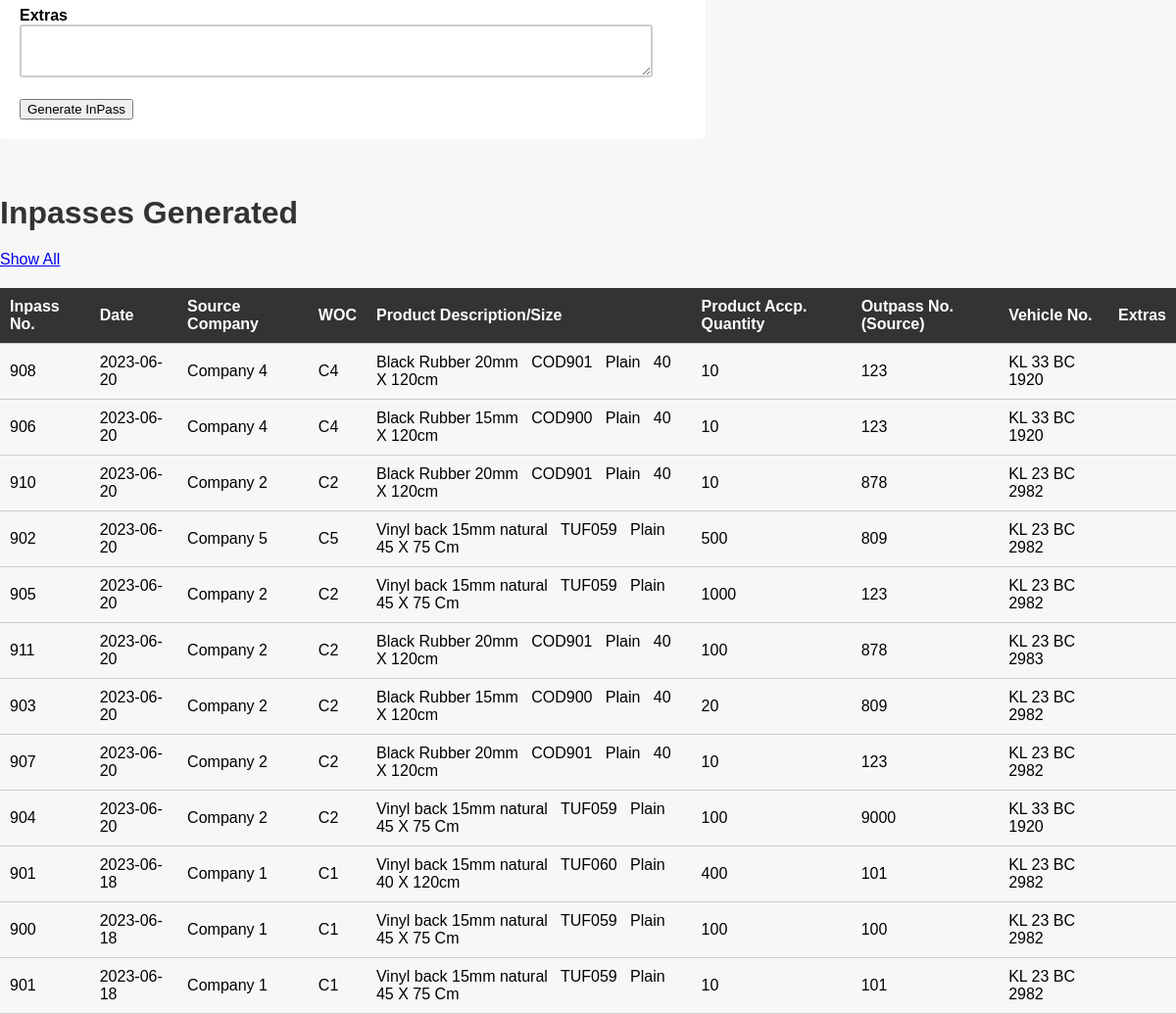
The page /inpass.php (lower part) on the database as committed earlier.
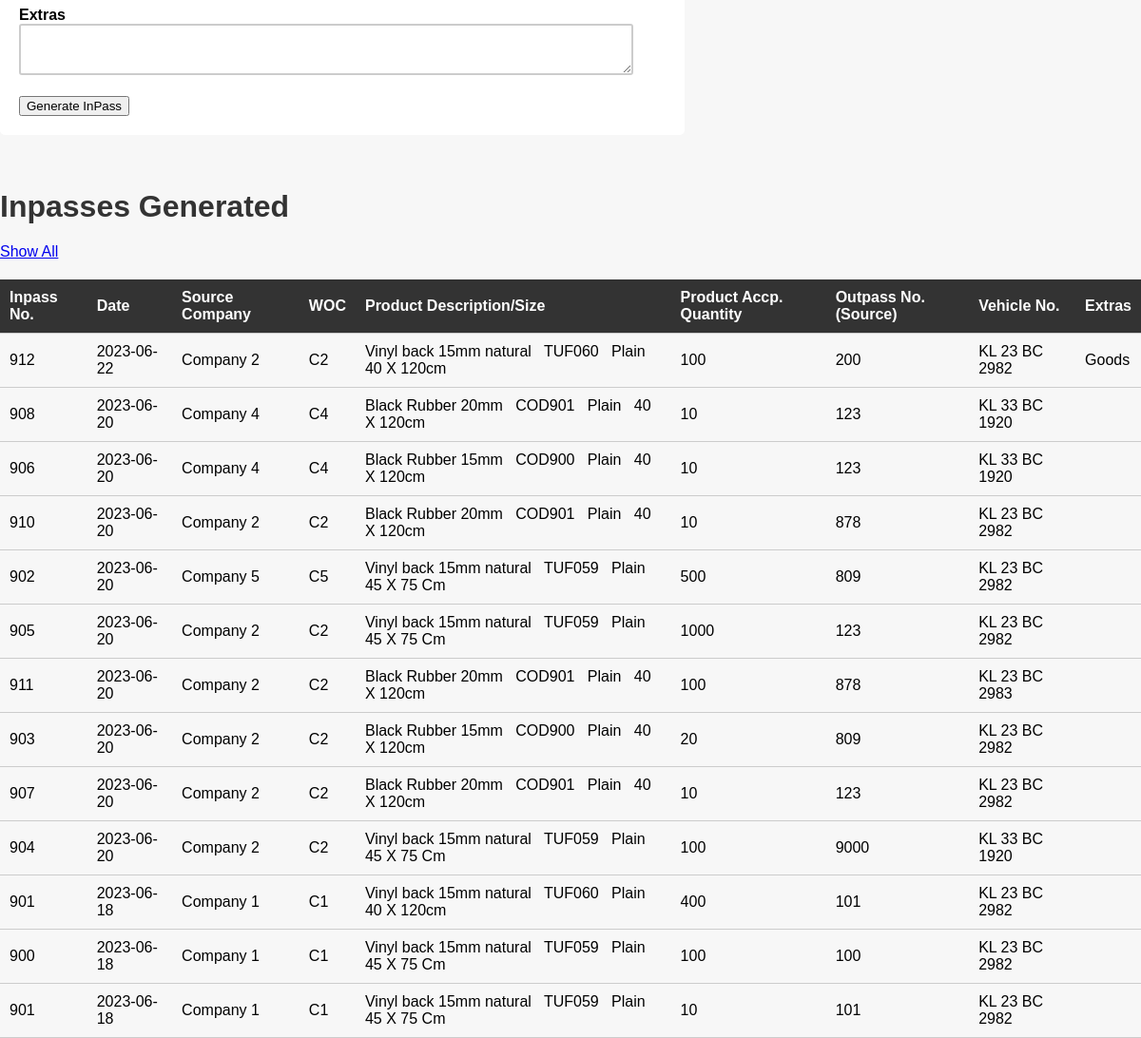
The same page on the database as committed later.
### tables this page shows
CREATE TABLE IF NOT EXISTS `inpass` (
  `no` int NOT NULL AUTO_INCREMENT,
  `date` date NOT NULL,
  `source` varchar(125) NOT NULL,
  `woc` varchar(125) NOT NULL,
  `op` int NOT NULL,
  `vehicleno` varchar(50) NOT NULL,
  `extras` varchar(125) NOT NULL,
  `type` varchar(10) NOT NULL DEFAULT 'inpass',
  PRIMARY KEY (`no`)
);

CREATE TABLE IF NOT EXISTS `inpass_products` (
  `inpass_no` int NOT NULL,
  `product_name` varchar(50) NOT NULL,
  `product_code` varchar(25) NOT NULL,
  `product_design` varchar(50) NOT NULL,
  `product_size` varchar(25) NOT NULL,
  `product_qty` int NOT NULL
);

### inpass.php (the view, shortened to what this page needs)
<?php
include 'conn.php';
include 'nav.php';
?>
<?php
$sql4 = "select * from inpass,inpass_products where inpass.no = inpass_products.inpass_no order by date DESC";
$retval3 = mysqli_query($conn, $sql4);
?>
<html>
<link rel="stylesheet" href="css/inpass.css">
<head>
</head>
<body>
    <div>
        <div class="formdiv">
            <form name="ip" method="post" action="">
                 <br>
                <input type="text" required name="woc" id="company_code"> <br>
                <input type="text" required name="opno"> <br>
                <input type="text" required name="vehicle"> <br> <br>
                <br>
                <label for="extras">Extras</label>
                <textarea id="extras" name="extras"></textarea> <br> <br>
                <button type="submit" name="ip">Generate InPass</button>
            </form>
            <br><br>
        </div>
    </div>
    <div>
        <h1>Inpasses Generated</h1>
        <a href="inpassshowall.php?f=0" target="_blank">Show All</a>
        <table style="border-spacing: 30px;">
            <thead>
                <th>
                    Inpass No.
                </th>
                <th>
                    Date
                </th>
                <th>
                    Source Company
                </th>
                <th>
                    WOC
                </th>
                <th>
                    Product Description/Size
                </th>
                <th>
                    Product Accp. Quantity
                </th>
                <th>
                    Outpass No.(Source)
                </th>
                <th>
                    Vehicle No.
                </th>
                <th>
                    Extras
                </th>
            </thead>
            <tbody>
                <tr>
                    <?php
                    while ($row = $retval3->fetch_assoc()) {
                        if (!empty($row)) {
                            echo "
                    <tr>
                    <td>
                    {$row['no']}
                    </td>
                    <td>
                    {$row['date']}
                    </td>
                    <td>
                    {$row['source']}
                    </td>
                    <td>
                    {$row['woc']}
                    </td>
                    <td>
                    {$row['product_name']}
                    &nbsp;
                    {$row['product_code']}
                    &nbsp;
                    {$row['product_design']}
                    &nbsp;
                    {$row['product_size']}
                    </td>
                    <td>
                    {$row['product_qty']}
                    </td>
                    <td>
                    {$row['op']}
                    </td>
                    <td>
                    {$row['vehicleno']}
                    </td>
                    <td>
                    {$row['extras']}
                    </td>
                    </tr>
                    ";
                        }
                    }
                    ?>
                </tr>
            </tbody>
        </table>
    </div>
</body>
</html>

### nav.php (shortened to what this page needs)
<!DOCTYPE html>
<html>
<head>
</head>
<body>
</body>
</html>

### css/inpass.css (style rules this page uses)
body { font-family: Arial, sans-serif; background-color: #f7f7f7; margin: 0; padding: 0px; }
h1 { color: #333; margin-bottom: 20px; }
form { background-color: #fff; padding: 20px; border-radius: 5px; }
label { font-weight: bold; display: block; margin-top: 10px; }
input, input[type="text"], input[type="date"], textarea { width: 40%; padding: 10px; border: 2px solid #ccc; border-radius: 3px; box-sizing: border-box; }
table { width: 100%; border-collapse: collapse; margin-top: 20px; }
th, td { padding: 10px; border-bottom: 1px solid #ccc; text-align: left; }
th { background-color: #333; color: #fff; }
.product_field input,textarea { width: 80%; }
#extras { width: 95%; }
.formdiv { width: 60%; }

### nav.php (style rules this page uses)
body { margin: 0; padding: 0; font-family: Arial, sans-serif; }

Rows that differ between the two databases and show on the page:
added inpass: no "912", date "2023-06-22", source "Company 2", woc "C2", inpass_products.product_name "Vinyl back 15mm natural", inpass_products.product_code "TUF060", inpass_products.product_design "Plain", inpass_products.product_size "40 X 120cm", inpass_products.product_qty "100", op "200", vehicleno "KL 23 BC 2982", extras "Goods"
